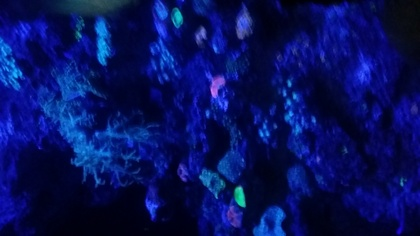
%> input picture pic2.jpg, 420 x 236 px, shrunk from 3264 x 1836 before the run
$ octave AutomatioContrastAdjustment_andModified.m   (GNU Octave 9; MATLAB toolbox functions it lacks are replaced by stand-ins)
%> lines starting %> are read from the running program, lines starting %| are printed output that depends on the picture
clear
clc
    %up load picture
picColor = imread('pic2.jpg');
%> picColor is the input picture: size 236x420x3 uint8; mean R, G, B 6.6, 17.1, 93.1

    %change to black&white color
pic = rgb2gray(picColor);
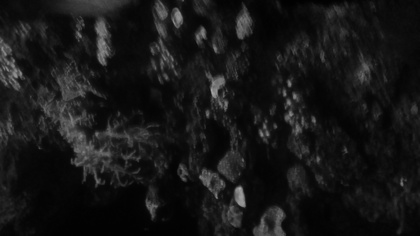
%> pic: size 236x420 uint8; min 1, max 170, mean 22.6

    %pic size
pix1 = size(pic,1);
%> pix1 = 236
pix2 = size(pic,2);
%> pix2 = 420

low = min(min(pic));
%> low = 1
high = max(max(pic));
%> high = 170
low = double(low);
high = double(high);

    %Probability density function
 hisPic = zeros(1,256);
 for u=1:pix1
     for v=1:pix2
         count = pic(u,v);
         if count==255
             hisPic(256)=hisPic(256)+1;
         else
             hisPic(count+1)=hisPic(count+1)+1;
         end
     end
 end
%> after the loop, hisPic = 256 values, max 5061 at index 12, min 0 at index 1, mean 387.2
 pdfPic = hisPic./(pix1*pix2);
%> pdfPic = 256 values, max 0.0511 at index 12, min 0 at index 1, mean 0.00391

%% Automatic contrast adjustment
for u=1:pix1
     for v=1:pix2
         aca(u,v)= (pic(u,v)-low)*(255/(high-low));
     end
end
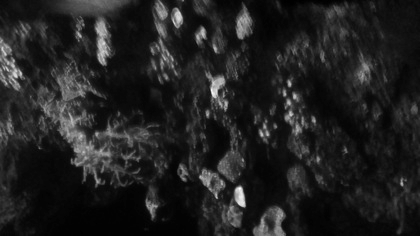
%> aca: size 236x420 uint8; min 0, max 255, mean 32.7

    %histogram
    hisAca = zeros(1,256);
 for u=1:pix1
     for v=1:pix2
         count = aca(u,v);
         if count==255
             hisAca(256)=hisAca(256)+1;
         else
             hisAca(count+1)=hisAca(count+1)+1;
         end
     end
 end
%> after the loop, hisAca = 256 values, max 5061 at index 16, min 0 at index 2, mean 387.2

%% Modified automatic contrast
q = 0.005;
haed = 0;
tail = 0;

    %find new low and high
for i=1:256
    haed = haed+pdfPic(i);
    if haed>=q
        if haed-q >= q-(haed-pdfPic(i-1))
            low2 = i-2;
        else
            low2 = i-1;
        end
        break;
    end
end
%> this loop made 3 passes
%> haed on passes 1 to 3: 0, 0.000605, 0.0191
%> after the loop, low2 = 1
for i=1:256
    tail = tail+pdfPic(257-i);
    if tail>=q
        if tail-q >= q-(tail-pdfPic(i-1))
            high2 = 256-i;
        else
            high2 = 255-i;
        end
        break;
    end
end
%> after the loop, high2 = 116; tail = 0.00512

    %Calculate new pixel value
for u=1:pix1
     for v=1:pix2
         if pic(u,v)<=low2
             mac(u,v) = 0;
         elseif pic(u,v)>=high2
             mac(u,v) = 255;
         else
             mac(u,v)= (pic(u,v)-low2)*(255/(high2-low2));
         end
     end
end
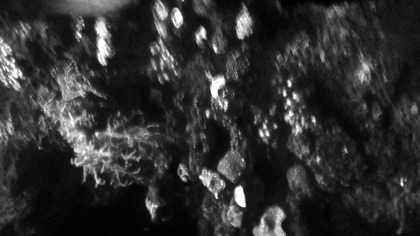
%> mac: size 236x420 uint8; min 0, max 255, mean 47.7

    %histogram
    hisMac = zeros(1,256);
 for u=1:pix1
     for v=1:pix2
         count = mac(u,v);
         if count==255
             hisMac(256)=hisMac(256)+1;
         else
             hisMac(count+1)=hisMac(count+1)+1;
         end
     end
 end
%> after the loop, hisMac = 256 values, max 5061 at index 23, min 0 at index 2, mean 387.2

figure;
subplot(3,2,1); imshow(pic, 'InitialMagnification', 'fit'); title('Picture')
subplot(3,2,2); plot(hisPic); axis([0 256 0 inf]); title('Histogram')
subplot(3,2,3); imshow(aca, 'InitialMagnification', 'fit');
subplot(3,2,4); plot(hisAca); axis([0 256 0 inf]);
subplot(3,2,5); imshow(mac, 'InitialMagnification', 'fit');
subplot(3,2,6); plot(hisMac); axis([0 256 0 inf]);
%> after `axis([0 256 0 inf])`:
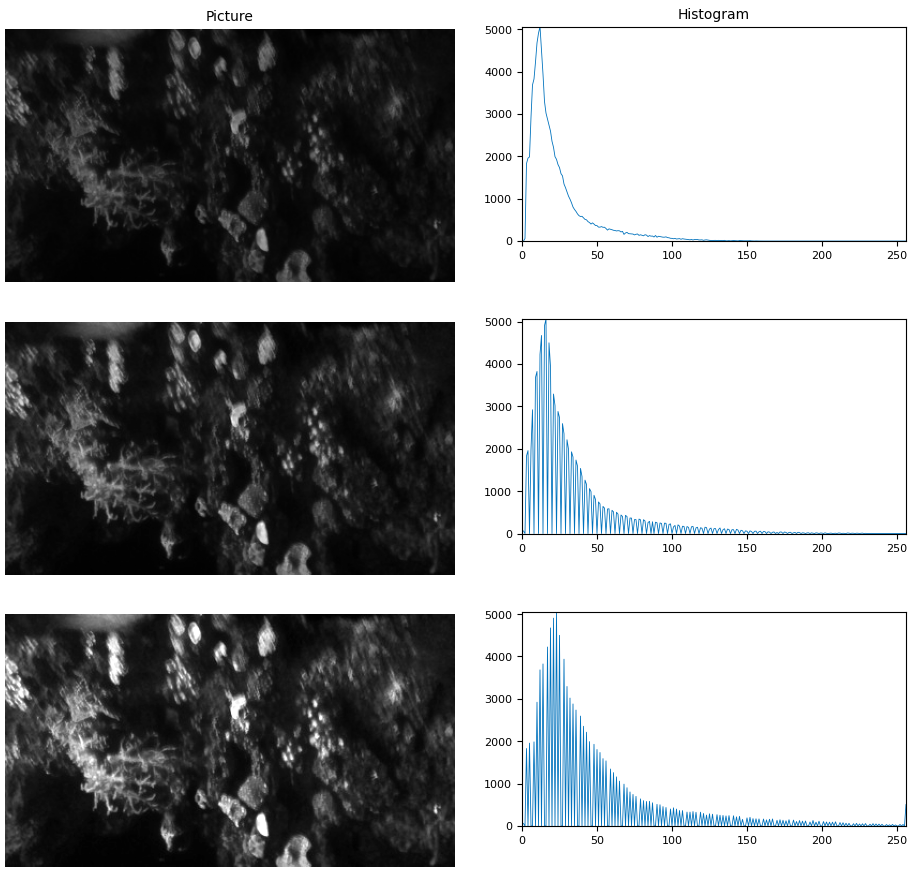
%> figure redrawn from the program's plot data, 6 panels
